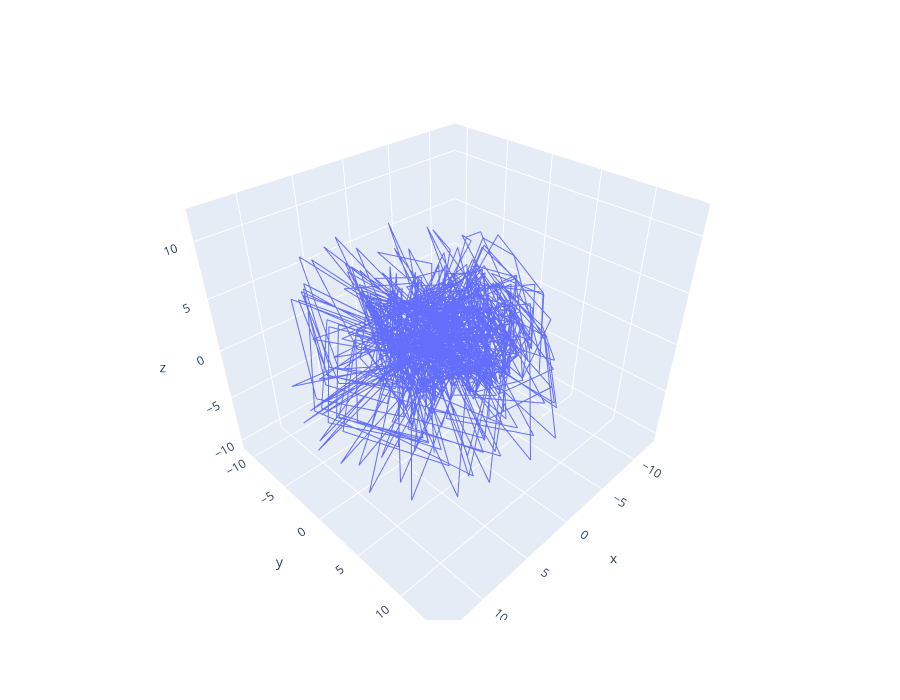

The notebook cell this image was saved under:
### Code cell
import plotly.express as px
fig = px.line_3d(x=xxx[:,0], y=xxx[:,1],z=xxx[:,2],height=700)

fig.show()

### Figure 1 — Plotly figure (JSON) as saved in the notebook; plotly's stock layout.template omitted (floating-point values rounded to 4 significant figures; data arrays with more than 128 entries replaced by an {"elided": "..."} marker saying what was removed)
{"data": [{"hovertemplate": "x=%{x}<br>y=%{y}<br>z=%{z}<extra></extra>", "legendgroup": "", "line": {"color": "#636efa", "dash": "solid"}, "marker": {"symbol": "circle"}, "mode": "lines", "name": "", "scene": "scene", "showlegend": false, "type": "scatter3d", "x": {"elided": "803 float values"}, "y": {"elided": "803 float values"}, "z": {"elided": "803 float values"}}], "layout": {"height": 700, "legend": {"tracegroupgap": 0}, "margin": {"t": 60}, "scene": {"domain": {"x": [0, 1], "y": [0, 1]}, "xaxis": {"title": {"text": "x"}}, "yaxis": {"title": {"text": "y"}}, "zaxis": {"title": {"text": "z"}}}}}
